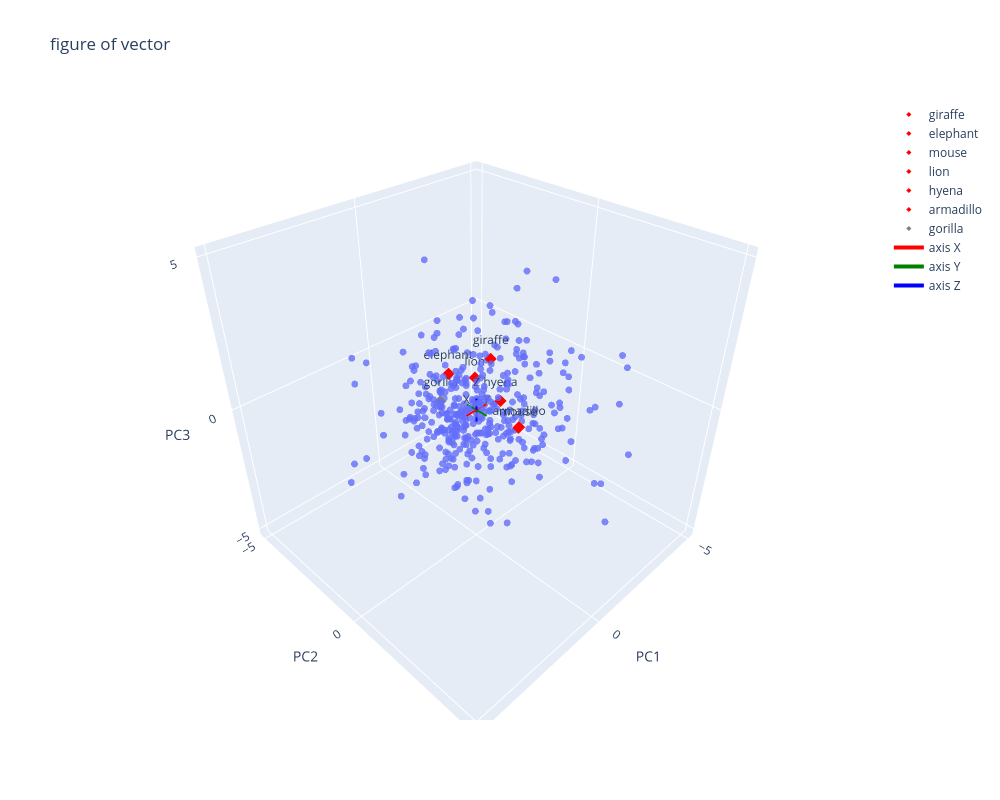
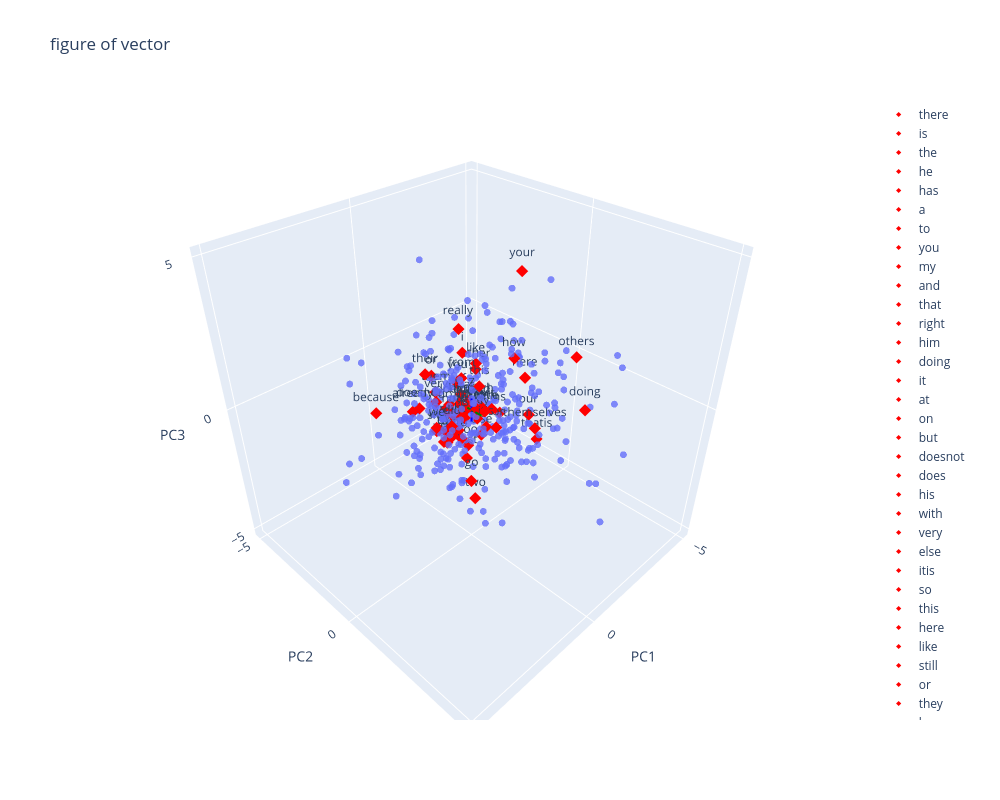

Notebook cell for these charts, in order:
### Code cell
name_file = f"embedding/norm02/seed_0_SGNS_Weighted_.npz"
model = np.load(name_file)
vecs = model['vectors']
words = model['words']
decoder = {index : str(value) for index, value in enumerate(words)}
encoder = {str(value) : index for index, value in enumerate(words)}
    
base_colors = {
    'banana': ("yellow",  "lightyellow"),
    'gorilla': ("gray", "lightgray"),
    'zookeeper': ("brown", "sandybrown"),
    "little": ("pink", "lightpink"),
    "yellow": ("gold", "lightgoldenrodyellow"),
    'light' : ("gold", "lightgoldenrodyellow"),
    'turned': ('limegreen', 'green'),
    'spot': ('beige', 'bisque'),
    'finding': ('red', 'firebrick'),
}

pca = PCA(n_components=3)
emb_pca = pca.fit_transform(vecs)
    
fig = components_to_fig_3D(
    components=emb_pca,
    encoder=encoder,
    highlight_words=cluster_animal,
    nb_neighbors=1, base_color=base_colors
)

fig.show()

fig = components_to_fig_3D(
    components=emb_pca,
    encoder=encoder,
    highlight_words=cluster_word_without_importance,
    nb_neighbors=1, base_color=base_colors
)

fig.show()

### Figure 1 — Plotly figure (JSON) as saved in the notebook; plotly's stock layout.template omitted (floating-point values rounded to 4 significant figures; data arrays with more than 128 entries replaced by an {"elided": "..."} marker saying what was removed)
{"data": [{"hovertemplate": "<b>%{hovertext}</b><br><br>x=%{x}<br>y=%{y}<br>z=%{z}<extra></extra>", "hovertext": {"elided": "410 str values"}, "legendgroup": "", "marker": {"color": "#636efa", "opacity": 0.8, "size": 4, "symbol": "circle"}, "mode": "markers", "name": "", "scene": "scene", "showlegend": false, "type": "scatter3d", "x": {"elided": "410 float values"}, "y": {"elided": "410 float values"}, "z": {"elided": "410 float values"}}, {"marker": {"color": "red", "size": 4, "symbol": "diamond"}, "mode": "markers+text", "name": "giraffe", "text": ["giraffe"], "textposition": "top center", "type": "scatter3d", "x": [-1.153], "y": [-0.5373], "z": [1.098]}, {"marker": {"color": "red", "size": 4, "symbol": "diamond"}, "mode": "markers+text", "name": "elephant", "text": ["elephant"], "textposition": "top center", "type": "scatter3d", "x": [0.02132], "y": [-1.205], "z": [0.7817]}, {"marker": {"color": "red", "size": 4, "symbol": "diamond"}, "mode": "markers+text", "name": "mouse", "text": ["mouse"], "textposition": "top center", "type": "scatter3d", "x": [-1.063], "y": [0.7922], "z": [-0.8157]}, {"marker": {"color": "red", "size": 4, "symbol": "diamond"}, "mode": "markers+text", "name": "lion", "text": ["lion"], "textposition": "top center", "type": "scatter3d", "x": [-1.119], "y": [-1.196], "z": [0.1208]}, {"marker": {"color": "red", "size": 4, "symbol": "diamond"}, "mode": "markers+text", "name": "hyena", "text": ["hyena"], "textposition": "top center", "type": "scatter3d", "x": [-1.321], "y": [-0.2371], "z": [-0.4182]}, {"marker": {"color": "red", "size": 4, "symbol": "diamond"}, "mode": "markers+text", "name": "armadillo", "text": ["armadillo"], "textposition": "top center", "type": "scatter3d", "x": [-0.3383], "y": [1.449], "z": [-0.06341]}, {"marker": {"color": "gray", "size": 4, "symbol": "diamond"}, "mode": "markers+text", "name": "gorilla", "text": ["gorilla"], "textposition": "top center", "type": "scatter3d", "x": [0.6801], "y": [-0.8769], "z": [0.2394]}, {"line": {"color": "red", "width": 4}, "mode": "lines", "name": "axis X", "type": "scatter3d", "x": [-0.4331, 0.4331], "y": [0, 0], "z": [0, 0]}, {"line": {"color": "green", "width": 4}, "mode": "lines", "name": "axis Y", "type": "scatter3d", "x": [0, 0], "y": [-0.4331, 0.4331], "z": [0, 0]}, {"line": {"color": "blue", "width": 4}, "mode": "lines", "name": "axis Z", "type": "scatter3d", "x": [0, 0], "y": [0, 0], "z": [-0.4331, 0.4331]}, {"line": {"color": "red", "width": 6}, "mode": "lines", "showlegend": false, "type": "scatter3d", "x": [0.4331, 0.4296], "y": [0, 0], "z": [0, 0]}, {"line": {"color": "green", "width": 6}, "mode": "lines", "showlegend": false, "type": "scatter3d", "x": [0, 0], "y": [0.4331, 0.4296], "z": [0, 0]}, {"line": {"color": "blue", "width": 6}, "mode": "lines", "showlegend": false, "type": "scatter3d", "x": [0, 0], "y": [0, 0], "z": [0.4331, 0.4296]}, {"mode": "text", "showlegend": false, "text": ["X"], "textposition": "top center", "type": "scatter3d", "x": [0.4331], "y": [0], "z": [0]}, {"mode": "text", "showlegend": false, "text": ["Y"], "textposition": "top center", "type": "scatter3d", "x": [0], "y": [0.4331], "z": [0]}, {"mode": "text", "showlegend": false, "text": ["Z"], "textposition": "top center", "type": "scatter3d", "x": [0], "y": [0], "z": [0.4331]}], "layout": {"height": 800, "legend": {"tracegroupgap": 0}, "scene": {"aspectmode": "cube", "domain": {"x": [0, 1], "y": [0, 1]}, "xaxis": {"nticks": 4, "range": [-5.28, 5.28], "title": {"text": "PC1"}}, "yaxis": {"nticks": 4, "range": [-5.28, 5.28], "title": {"text": "PC2"}}, "zaxis": {"nticks": 4, "range": [-5.28, 5.28], "title": {"text": "PC3"}}}, "title": {"text": "figure of vector"}, "width": 1000}}

### Figure 2 — Plotly figure (JSON) as saved in the notebook; plotly's stock layout.template omitted (floating-point values rounded to 4 significant figures; data arrays with more than 128 entries replaced by an {"elided": "..."} marker saying what was removed)
{"data": [{"hovertemplate": "<b>%{hovertext}</b><br><br>x=%{x}<br>y=%{y}<br>z=%{z}<extra></extra>", "hovertext": {"elided": "410 str values"}, "legendgroup": "", "marker": {"color": "#636efa", "opacity": 0.8, "size": 4, "symbol": "circle"}, "mode": "markers", "name": "", "scene": "scene", "showlegend": false, "type": "scatter3d", "x": {"elided": "410 float values"}, "y": {"elided": "410 float values"}, "z": {"elided": "410 float values"}}, {"marker": {"color": "red", "size": 4, "symbol": "diamond"}, "mode": "markers+text", "name": "there", "text": ["there"], "textposition": "top center", "type": "scatter3d", "x": [-0.2986], "y": [0.223], "z": [-0.07312]}, {"marker": {"color": "red", "size": 4, "symbol": "diamond"}, "mode": "markers+text", "name": "is", "text": ["is"], "textposition": "top center", "type": "scatter3d", "x": [0.3114], "y": [0.01752], "z": [-0.1234]}, {"marker": {"color": "red", "size": 4, "symbol": "diamond"}, "mode": "markers+text", "name": "the", "text": ["the"], "textposition": "top center", "type": "scatter3d", "x": [0.06365], "y": [-0.2211], "z": [-0.02398]}, {"marker": {"color": "red", "size": 4, "symbol": "diamond"}, "mode": "markers+text", "name": "he", "text": ["he"], "textposition": "top center", "type": "scatter3d", "x": [0.2618], "y": [-0.2843], "z": [-0.2813]}, {"marker": {"color": "red", "size": 4, "symbol": "diamond"}, "mode": "markers+text", "name": "has", "text": ["has"], "textposition": "top center", "type": "scatter3d", "x": [0.007229], "y": [-0.3311], "z": [-0.1722]}, {"marker": {"color": "red", "size": 4, "symbol": "diamond"}, "mode": "markers+text", "name": "a", "text": ["a"], "textposition": "top center", "type": "scatter3d", "x": [-0.6274], "y": [-0.492], "z": [-0.2577]}, {"marker": {"color": "red", "size": 4, "symbol": "diamond"}, "mode": "markers+text", "name": "to", "text": ["to"], "textposition": "top center", "type": "scatter3d", "x": [0.5807], "y": [0.1487], "z": [-0.6952]}, {"marker": {"color": "red", "size": 4, "symbol": "diamond"}, "mode": "markers+text", "name": "you", "text": ["you"], "textposition": "top center", "type": "scatter3d", "x": [-0.5894], "y": [-1.243], "z": [0.1424]}, {"marker": {"color": "red", "size": 4, "symbol": "diamond"}, "mode": "markers+text", "name": "my", "text": ["my"], "textposition": "top center", "type": "scatter3d", "x": [-0.1608], "y": [0.172], "z": [-0.04563]}, {"marker": {"color": "red", "size": 4, "symbol": "diamond"}, "mode": "markers+text", "name": "and", "text": ["and"], "textposition": "top center", "type": "scatter3d", "x": [-0.6022], "y": [-0.25], "z": [-0.2265]}, {"marker": {"color": "red", "size": 4, "symbol": "diamond"}, "mode": "markers+text", "name": "that", "text": ["that"], "textposition": "top center", "type": "scatter3d", "x": [-0.1149], "y": [-0.05231], "z": [-0.09955]}, {"marker": {"color": "red", "size": 4, "symbol": "diamond"}, "mode": "markers+text", "name": "right", "text": ["right"], "textposition": "top center", "type": "scatter3d", "x": [0.6492], "y": [-0.1531], "z": [-0.3771]}, {"marker": {"color": "red", "size": 4, "symbol": "diamond"}, "mode": "markers+text", "name": "him", "text": ["him"], "textposition": "top center", "type": "scatter3d", "x": [0.19], "y": [-0.341], "z": [0.1644]}, {"marker": {"color": "red", "size": 4, "symbol": "diamond"}, "mode": "markers+text", "name": "doing", "text": ["doing"], "textposition": "top center", "type": "scatter3d", "x": [-2.282], "y": [2.566], "z": [0.1352]}, {"marker": {"color": "red", "size": 4, "symbol": "diamond"}, "mode": "markers+text", "name": "it", "text": ["it"], "textposition": "top center", "type": "scatter3d", "x": [-0.417], "y": [0.4515], "z": [0.05838]}, {"marker": {"color": "red", "size": 4, "symbol": "diamond"}, "mode": "markers+text", "name": "at", "text": ["at"], "textposition": "top center", "type": "scatter3d", "x": [-0.2424], "y": [-0.3505], "z": [0.07368]}, {"marker": {"color": "red", "size": 4, "symbol": "diamond"}, "mode": "markers+text", "name": "on", "text": ["on"], "textposition": "top center", "type": "scatter3d", "x": [0.05269], "y": [-0.4496], "z": [-0.3143]}, {"marker": {"color": "red", "size": 4, "symbol": "diamond"}, "mode": "markers+text", "name": "but", "text": ["but"], "textposition": "top center", "type": "scatter3d", "x": [0.6027], "y": [-0.2699], "z": [-0.5601]}, {"marker": {"color": "red", "size": 4, "symbol": "diamond"}, "mode": "markers+text", "name": "doesnot", "text": ["doesnot"], "textposition": "top center", "type": "scatter3d", "x": [1.065], "y": [-1.194], "z": [-0.001356]}, {"marker": {"color": "red", "size": 4, "symbol": "diamond"}, "mode": "markers+text", "name": "does", "text": ["does"], "textposition": "top center", "type": "scatter3d", "x": [0.521], "y": [-0.4429], "z": [0.2355]}, {"marker": {"color": "red", "size": 4, "symbol": "diamond"}, "mode": "markers+text", "name": "his", "text": ["his"], "textposition": "top center", "type": "scatter3d", "x": [-0.06964], "y": [0.1473], "z": [0.08515]}, {"marker": {"color": "red", "size": 4, "symbol": "diamond"}, "mode": "markers+text", "name": "with", "text": ["with"], "textposition": "top center", "type": "scatter3d", "x": [0.1877], "y": [0.7539], "z": [0.4305]}, {"marker": {"color": "red", "size": 4, "symbol": "diamond"}, "mode": "markers+text", "name": "very", "text": ["very"], "textposition": "top center", "type": "scatter3d", "x": [1.236], "y": [-0.223], "z": [0.7925]}, {"marker": {"color": "red", "size": 4, "symbol": "diamond"}, "mode": "markers+text", "name": "else", "text": ["else"], "textposition": "top center", "type": "scatter3d", "x": [-0.2063], "y": [0.2214], "z": [-0.9346]}, {"marker": {"color": "red", "size": 4, "symbol": "diamond"}, "mode": "markers+text", "name": "itis", "text": ["itis"], "textposition": "top center", "type": "scatter3d", "x": [-0.002728], "y": [0.6189], "z": [-0.3162]}, {"marker": {"color": "red", "size": 4, "symbol": "diamond"}, "mode": "markers+text", "name": "so", "text": ["so"], "textposition": "top center", "type": "scatter3d", "x": [-0.3534], "y": [-0.6163], "z": [-0.4685]}, {"marker": {"color": "red", "size": 4, "symbol": "diamond"}, "mode": "markers+text", "name": "this", "text": ["this"], "textposition": "top center", "type": "scatter3d", "x": [-0.2574], "y": [0.06666], "z": [0.7804]}, {"marker": {"color": "red", "size": 4, "symbol": "diamond"}, "mode": "markers+text", "name": "here", "text": ["here"], "textposition": "top center", "type": "scatter3d", "x": [-1.859], "y": [0.4963], "z": [0.5531]}, {"marker": {"color": "red", "size": 4, "symbol": "diamond"}, "mode": "markers+text", "name": "like", "text": ["like"], "textposition": "top center", "type": "scatter3d", "x": [-1.115], "y": [-0.9245], "z": [0.7775]}, {"marker": {"color": "red", "size": 4, "symbol": "diamond"}, "mode": "markers+text", "name": "still", "text": ["still"], "textposition": "top center", "type": "scatter3d", "x": [-0.2742], "y": [-0.4854], "z": [-0.3532]}, {"marker": {"color": "red", "size": 4, "symbol": "diamond"}, "mode": "markers+text", "name": "or", "text": ["or"], "textposition": "top center", "type": "scatter3d", "x": [0.1547], "y": [-1.626], "z": [0.5793]}, {"marker": {"color": "red", "size": 4, "symbol": "diamond"}, "mode": "markers+text", "name": "they", "text": ["they"], "textposition": "top center", "type": "scatter3d", "x": [-0.2461], "y": [0.0001265], "z": [-0.4407]}, {"marker": {"color": "red", "size": 4, "symbol": "diamond"}, "mode": "markers+text", "name": "how", "text": ["how"], "textposition": "top center", "type": "scatter3d", "x": [-1.427], "y": [0.4039], "z": [1.408]}, {"marker": {"color": "red", "size": 4, "symbol": "diamond"}, "mode": "markers+text", "name": "your", "text": ["your"], "textposition": "top center", "type": "scatter3d", "x": [-3.182], "y": [-0.9541], "z": [3.25]}, {"marker": {"color": "red", "size": 4, "symbol": "diamond"}, "mode": "markers+text", "name": "for", "text": ["for"], "textposition": "top center", "type": "scatter3d", "x": [-0.3714], "y": [0.6957], "z": [-0.4896]}, {"marker": {"color": "red", "size": 4, "symbol": "diamond"}, "mode": "markers+text", "name": "them", "text": ["them"], "textposition": "top center", "type": "scatter3d", "x": [0.4787], "y": [-1.094], "z": [0.366]}, {"marker": {"color": "red", "size": 4, "symbol": "diamond"}, "mode": "markers+text", "name": "our", "text": ["our"], "textposition": "top center", "type": "scatter3d", "x": [-1.778], "y": [0.7913], "z": [-0.6696]}, {"marker": {"color": "red", "size": 4, "symbol": "diamond"}, "mode": "markers+text", "name": "do", "text": ["do"], "textposition": "top center", "type": "scatter3d", "x": [0.1663], "y": [-1.014], "z": [-0.4163]}, {"marker": {"color": "red", "size": 4, "symbol": "diamond"}, "mode": "markers+text", "name": "i", "text": ["i"], "textposition": "top center", "type": "scatter3d", "x": [-0.8322], "y": [-1.244], "z": [1.156]}, {"marker": {"color": "red", "size": 4, "symbol": "diamond"}, "mode": "markers+text", "name": "was", "text": ["was"], "textposition": "top center", "type": "scatter3d", "x": [0.7356], "y": [-0.4843], "z": [-1.09]}, {"marker": {"color": "red", "size": 4, "symbol": "diamond"}, "mode": "markers+text", "name": "all", "text": ["all"], "textposition": "top center", "type": "scatter3d", "x": [0.2193], "y": [-0.2392], "z": [-0.1681]}, {"marker": {"color": "red", "size": 4, "symbol": "diamond"}, "mode": "markers+text", "name": "go", "text": ["go"], "textposition": "top center", "type": "scatter3d", "x": [1.621], "y": [1.61], "z": [-0.8778]}, {"marker": {"color": "red", "size": 4, "symbol": "diamond"}, "mode": "markers+text", "name": "themselves", "text": ["themselves"], "textposition": "top center", "type": "scatter3d", "x": [-1.068], "y": [1.647], "z": [-0.3903]}, {"marker": {"color": "red", "size": 4, "symbol": "diamond"}, "mode": "markers+text", "name": "other", "text": ["other"], "textposition": "top center", "type": "scatter3d", "x": [-1.13], "y": [-0.9491], "z": [0.5532]}, {"marker": {"color": "red", "size": 4, "symbol": "diamond"}, "mode": "markers+text", "name": "from", "text": ["from"], "textposition": "top center", "type": "scatter3d", "x": [0.2976], "y": [-0.1302], "z": [1.235]}, {"marker": {"color": "red", "size": 4, "symbol": "diamond"}, "mode": "markers+text", "name": "their", "text": ["their"], "textposition": "top center", "type": "scatter3d", "x": [1.092], "y": [-0.8362], "z": [1.408]}, {"marker": {"color": "red", "size": 4, "symbol": "diamond"}, "mode": "markers+text", "name": "through", "text": ["through"], "textposition": "top center", "type": "scatter3d", "x": [-0.1813], "y": [-0.215], "z": [-0.06725]}, {"marker": {"color": "red", "size": 4, "symbol": "diamond"}, "mode": "markers+text", "name": "of", "text": ["of"], "textposition": "top center", "type": "scatter3d", "x": [-0.3085], "y": [-0.7808], "z": [0.05384]}, {"marker": {"color": "red", "size": 4, "symbol": "diamond"}, "mode": "markers+text", "name": "just", "text": ["just"], "textposition": "top center", "type": "scatter3d", "x": [0.5053], "y": [0.3012], "z": [-1.417]}, {"marker": {"color": "red", "size": 4, "symbol": "diamond"}, "mode": "markers+text", "name": "too", "text": ["too"], "textposition": "top center", "type": "scatter3d", "x": [0.02001], "y": [-0.1319], "z": [-1.415]}, {"marker": {"color": "red", "size": 4, "symbol": "diamond"}, "mode": "markers+text", "name": "really", "text": ["really"], "textposition": "top center", "type": "scatter3d", "x": [-1.053], "y": [-1.635], "z": [1.759]}, {"marker": {"color": "red", "size": 4, "symbol": "diamond"}, "mode": "markers+text", "name": "as", "text": ["as"], "textposition": "top center", "type": "scatter3d", "x": [-1.588], "y": [-0.2827], "z": [-1.039]}, {"marker": {"color": "red", "size": 4, "symbol": "diamond"}, "mode": "markers+text", "name": "by", "text": ["by"], "textposition": "top center", "type": "scatter3d", "x": [0.1049], "y": [-0.4759], "z": [-0.9694]}, {"marker": {"color": "red", "size": 4, "symbol": "diamond"}, "mode": "markers+text", "name": "into", "text": ["into"], "textposition": "top center", "type": "scatter3d", "x": [0.4604], "y": [-0.9783], "z": [-1.031]}, {"marker": {"color": "red", "size": 4, "symbol": "diamond"}, "mode": "markers+text", "name": "even", "text": ["even"], "textposition": "top center", "type": "scatter3d", "x": [0.7888], "y": [-0.1361], "z": [-0.6315]}, {"marker": {"color": "red", "size": 4, "symbol": "diamond"}, "mode": "markers+text", "name": "already", "text": ["already"], "textposition": "top center", "type": "scatter3d", "x": [1.655], "y": [-0.8062], "z": [0.363]}, {"marker": {"color": "red", "size": 4, "symbol": "diamond"}, "mode": "markers+text", "name": "she", "text": ["she"], "textposition": "top center", "type": "scatter3d", "x": [0.6899], "y": [-0.8515], "z": [-0.886]}, {"marker": {"color": "red", "size": 4, "symbol": "diamond"}, "mode": "markers+text", "name": "her", "text": ["her"], "textposition": "top center", "type": "scatter3d", "x": [0.6697], "y": [-0.3965], "z": [-0.7186]}, {"marker": {"color": "red", "size": 4, "symbol": "diamond"}, "mode": "markers+text", "name": "not", "text": ["not"], "textposition": "top center", "type": "scatter3d", "x": [0.816], "y": [-0.0354], "z": [0.2334]}, {"marker": {"color": "red", "size": 4, "symbol": "diamond"}, "mode": "markers+text", "name": "must", "text": ["must"], "textposition": "top center", "type": "scatter3d", "x": [-1.609], "y": [-1.679], "z": [-1.454]}, {"marker": {"color": "red", "size": 4, "symbol": "diamond"}, "mode": "markers+text", "name": "be", "text": ["be"], "textposition": "top center", "type": "scatter3d", "x": [-0.3671], "y": [-1.414], "z": [-1.998]}, {"marker": {"color": "red", "size": 4, "symbol": "diamond"}, "mode": "markers+text", "name": "thatis", "text": ["thatis"], "textposition": "top center", "type": "scatter3d", "x": [-2.704], "y": [0.4282], "z": [-2.342]}, {"marker": {"color": "red", "size": 4, "symbol": "diamond"}, "mode": "markers+text", "name": "those", "text": ["those"], "textposition": "top center", "type": "scatter3d", "x": [0.1263], "y": [-0.7456], "z": [-1.337]}, {"marker": {"color": "red", "size": 4, "symbol": "diamond"}, "mode": "markers+text", "name": "we", "text": ["we"], "textposition": "top center", "type": "scatter3d", "x": [1.964], "y": [0.5729], "z": [0.6554]}, {"marker": {"color": "red", "size": 4, "symbol": "diamond"}, "mode": "markers+text", "name": "others", "text": ["others"], "textposition": "top center", "type": "scatter3d", "x": [-3.463], "y": [1.223], "z": [0.9219]}, {"marker": {"color": "red", "size": 4, "symbol": "diamond"}, "mode": "markers+text", "name": "did", "text": ["did"], "textposition": "top center", "type": "scatter3d", "x": [1.673], "y": [0.8916], "z": [0.7341]}, {"marker": {"color": "red", "size": 4, "symbol": "diamond"}, "mode": "markers+text", "name": "two", "text": ["two"], "textposition": "top center", "type": "scatter3d", "x": [0.156], "y": [0.3265], "z": [-3.286]}, {"marker": {"color": "red", "size": 4, "symbol": "diamond"}, "mode": "markers+text", "name": "because", "text": ["because"], "textposition": "top center", "type": "scatter3d", "x": [2.878], "y": [-0.957], "z": [0.8479]}, {"marker": {"color": "red", "size": 4, "symbol": "diamond"}, "mode": "markers+text", "name": "us", "text": ["us"], "textposition": "top center", "type": "scatter3d", "x": [-0.006451], "y": [-1.136], "z": [-1.877]}, {"line": {"color": "red", "width": 4}, "mode": "lines", "name": "axis X", "type": "scatter3d", "x": [-0.4331, 0.4331], "y": [0, 0], "z": [0, 0]}, {"line": {"color": "green", "width": 4}, "mode": "lines", "name": "axis Y", "type": "scatter3d", "x": [0, 0], "y": [-0.4331, 0.4331], "z": [0, 0]}, {"line": {"color": "blue", "width": 4}, "mode": "lines", "name": "axis Z", "type": "scatter3d", "x": [0, 0], "y": [0, 0], "z": [-0.4331, 0.4331]}, {"line": {"color": "red", "width": 6}, "mode": "lines", "showlegend": false, "type": "scatter3d", "x": [0.4331, 0.4296], "y": [0, 0], "z": [0, 0]}, {"line": {"color": "green", "width": 6}, "mode": "lines", "showlegend": false, "type": "scatter3d", "x": [0, 0], "y": [0.4331, 0.4296], "z": [0, 0]}, {"line": {"color": "blue", "width": 6}, "mode": "lines", "showlegend": false, "type": "scatter3d", "x": [0, 0], "y": [0, 0], "z": [0.4331, 0.4296]}, {"mode": "text", "showlegend": false, "text": ["X"], "textposition": "top center", "type": "scatter3d", "x": [0.4331], "y": [0], "z": [0]}, {"mode": "text", "showlegend": false, "text": ["Y"], "textposition": "top center", "type": "scatter3d", "x": [0], "y": [0.4331], "z": [0]}, {"mode": "text", "showlegend": false, "text": ["Z"], "textposition": "top center", "type": "scatter3d", "x": [0], "y": [0], "z": [0.4331]}], "layout": {"height": 800, "legend": {"tracegroupgap": 0}, "scene": {"aspectmode": "cube", "domain": {"x": [0, 1], "y": [0, 1]}, "xaxis": {"nticks": 4, "range": [-5.28, 5.28], "title": {"text": "PC1"}}, "yaxis": {"nticks": 4, "range": [-5.28, 5.28], "title": {"text": "PC2"}}, "zaxis": {"nticks": 4, "range": [-5.28, 5.28], "title": {"text": "PC3"}}}, "title": {"text": "figure of vector"}, "width": 1000}}
